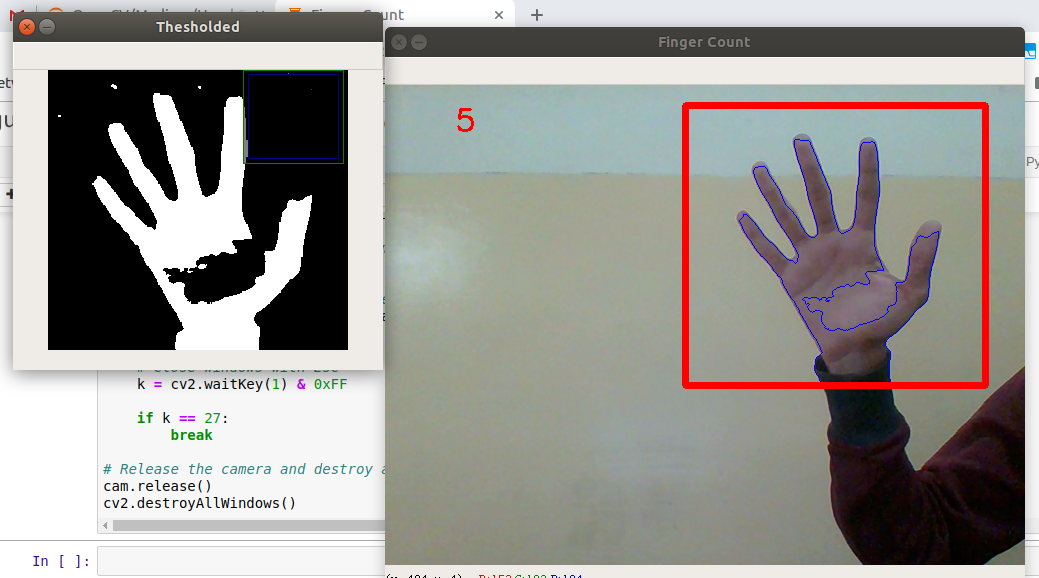
#> input picture images/five.png, 1039 x 578 px, given in place of the camera
$ jupyter execute Finger_Count.ipynb   (older library calls are emulated)   (text cells are left out)
#> lines starting #> are read from the running program, lines starting #| are printed output that depends on the picture
[cell 1]
import cv2
import numpy as np

# Used for distance calculation later on
from sklearn.metrics import pairwise

[cell 2]
# This background will be a global variable that we update through a few functions
background = None

# Start with a halfway point between 0 and 1 of accumulated weight
accumulated_weight = 0.5


# Manually set up our ROI for grabbing the hand.
# Feel free to change these. I just chose the top right corner for filming.
roi_top = 20
roi_bottom = 300
roi_right = 300
roi_left = 600

[cell 3]
def calc_accum_avg(frame, accumulated_weight):
    '''
    Given a frame and a previous accumulated weight, computed the weighted average of the image passed in.
    '''

    # Grab the background
    global background

    # For first time, create the background from a copy of the frame.
    if background is None:
        background = frame.copy().astype("float")
        return None

    # compute weighted average, accumulate it and update the background
    cv2.accumulateWeighted(frame, background, accumulated_weight)

[cell 4]
# [24 lines left out: function segment, not called in this run]

[cell 5]
# [70 lines left out: function count_fingers, not called in this run]

[cell 6]
cam = cv2.VideoCapture(0)

# Intialize a frame count
num_frames = 0

# keep looping, until interrupted
while True:
    # get the current frame
    ret, frame = cam.read()
#> frame is the input picture: shape (578, 1039, 3); mean B, G, R 148, 152.3, 153.8

    # flip the frame so that it is not the mirror view
    frame = cv2.flip(frame, 1)
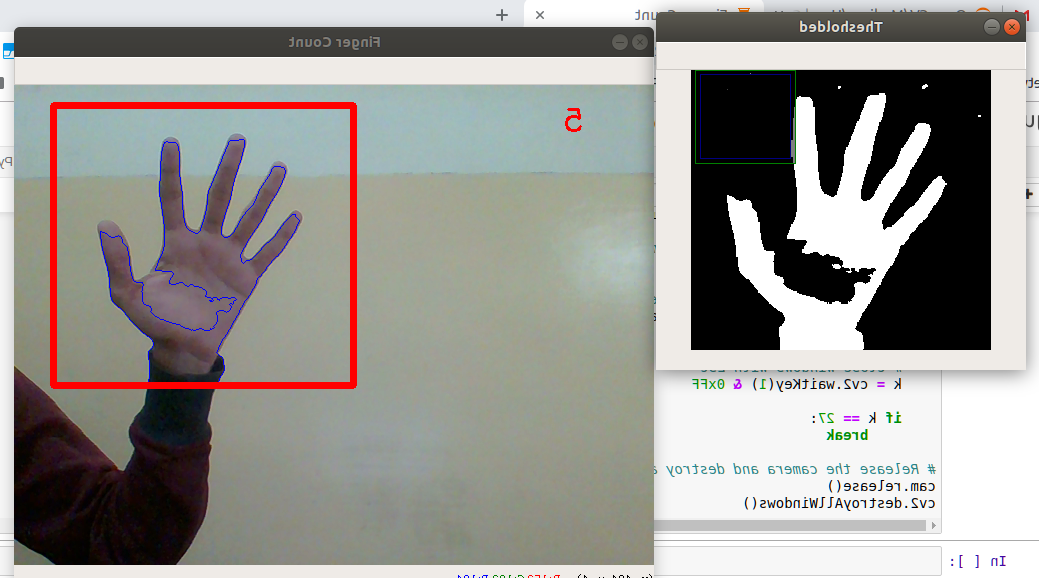
#> frame: shape (578, 1039, 3); mean B, G, R 148, 152.3, 153.8

    # clone the frame
    frame_copy = frame.copy()

    # Grab the ROI from the frame
    roi = frame[roi_top:roi_bottom, roi_right:roi_left]
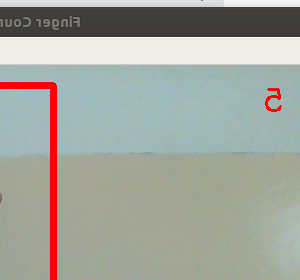
#> roi: shape (280, 300, 3); mean B, G, R 157.2, 165.3, 162

    # Apply grayscale and blur to ROI
    gray = cv2.cvtColor(roi, cv2.COLOR_BGR2GRAY)
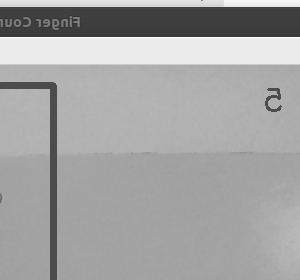
#> gray: shape (280, 300); min 51, max 255, mean 163.5
    gray = cv2.GaussianBlur(gray, (7, 7), 0)
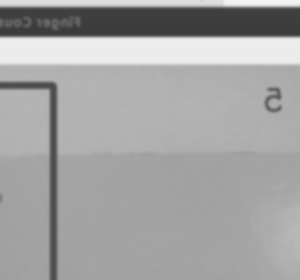
#> gray: shape (280, 300); min 59, max 244, mean 163.5

    # For the first 30 frames we will calculate the average of the background.
    # We will tell the user while this is happening
    if num_frames < 60:
        calc_accum_avg(gray, accumulated_weight)
        if num_frames <= 59:
            cv2.putText(frame_copy, "WAIT! GETTING BACKGROUND AVG.", (200, 400), cv2.FONT_HERSHEY_SIMPLEX, 1, (0,0,255), 2)
            cv2.imshow("Finger Count",frame_copy)

    else:
        # now that we have the background, we can segment the hand.

        # segment the hand region
        hand = segment(gray)

        # First check if we were able to actually detect a hand
        if hand is not None:

            # unpack
            thresholded, hand_segment = hand

            # Draw contours around hand segment
            cv2.drawContours(frame_copy, [hand_segment + (roi_right, roi_top)], -1, (255, 0, 0),1)

            # Count the fingers
            fingers = count_fingers(thresholded, hand_segment)

            # Display count
            cv2.putText(frame_copy, str(fingers), (70, 45), cv2.FONT_HERSHEY_SIMPLEX, 1, (0,0,255), 2)

            # Also display the thresholded image
            cv2.imshow("Thesholded", thresholded)

    # Draw ROI Rectangle on frame copy
    cv2.rectangle(frame_copy, (roi_left, roi_top), (roi_right, roi_bottom), (0,0,255), 5)
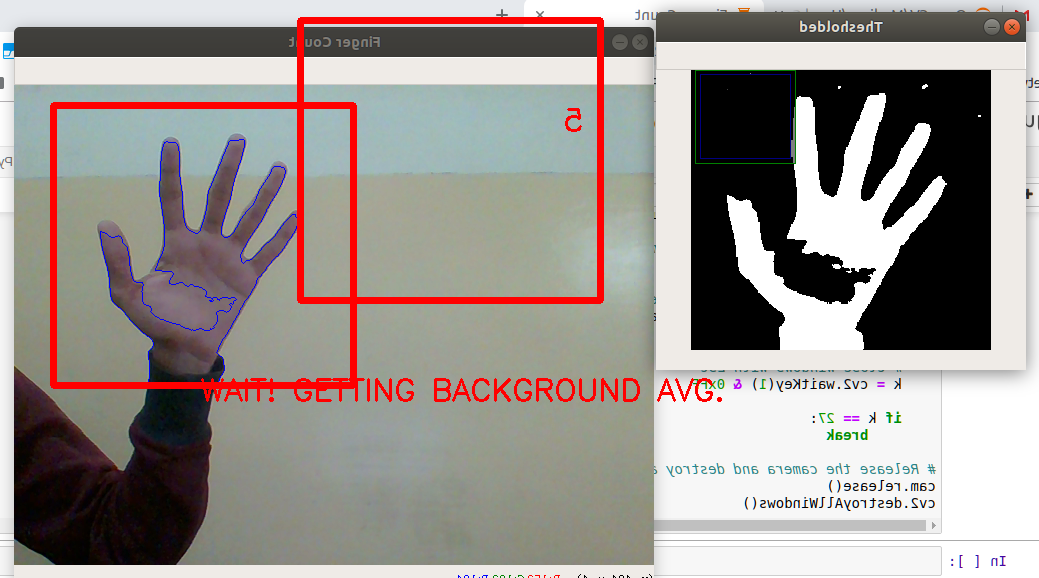
#> frame_copy: shape (578, 1039, 3); mean B, G, R 144.7, 148.8, 155.4

    # increment the number of frames for tracking
    num_frames += 1

    # Display the frame with segmented hand
    cv2.imshow("Finger Count", frame_copy)


    # Close windows with Esc
    k = cv2.waitKey(1) & 0xFF
#> (key Esc is pressed here)

    if k == 27:
        break

# Release the camera and destroy all the windows
cam.release()
cv2.destroyAllWindows()
